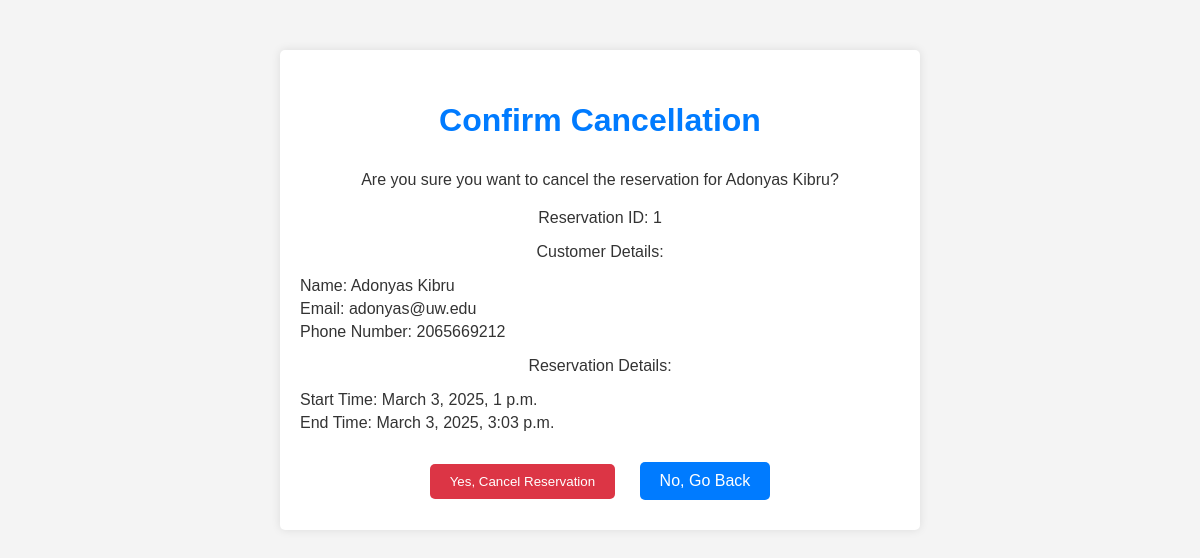
Screenshot of /cancel/1/ with the database file from the repository.
### reservation/models.py (models this page shows, shortened)
class Reservation(models.Model):
    customer = models.ForeignKey(Customer, on_delete=models.CASCADE)
    timeslot = models.ForeignKey(TimeSlot, on_delete=models.CASCADE)
    is_exclusive = models.BooleanField(default=False)
    service = models.ManyToManyField(Service)
    class Meta:
        unique_together = ('customer', 'timeslot')

class Customer(models.Model):
    first_name = models.CharField(max_length=40)
    last_name = models.CharField(max_length=40)
    email = models.EmailField(max_length=40)
    phone_number = models.CharField(max_length=10, null=True, blank=True)

class TimeSlot(models.Model):
    start_time = models.DateTimeField()
    end_time = models.DateTimeField()

### reservation/views.py (the view, shortened to what this page needs)
# urls.py: path('cancel/<int:reservation_id>/', views.cancel_reservation, name='cancel_reservation'),
def cancel_reservation(request, reservation_id):
    reservation = get_object_or_404(Reservation, id=reservation_id)
    return render(request, "cancel_confirm.html", {'reservation': reservation})

### reservation/templates/cancel_confirm.html (shortened to what this page needs)
{% load static %}
<!DOCTYPE html>
<html lang="en">
<head>
    <link rel="stylesheet" href="{% static 'submitted.css' %}">
</head>
<body>
    <div class="container">
        <h1>Confirm Cancellation</h1>
        <p>Are you sure you want to cancel the reservation for {{ reservation.customer.first_name }}
            {{ reservation.customer.last_name }}?</p>
        <div class="details">
            <p>Reservation ID: {{ reservation.id }}</p>
            <p>Customer Details:</p>
            <ul>
                <li>Name: {{ reservation.customer.first_name }} {{ reservation.customer.last_name }}</li>
                <li>Email: {{ reservation.customer.email }}</li>
                <li>Phone Number: {{ reservation.customer.phone_number }}</li>
            </ul>
            <p>Reservation Details:</p>
            <ul>
                <li>Start Time: {{ reservation.timeslot.start_time }}</li>
                <li>End Time: {{ reservation.timeslot.end_time }}</li>
            </ul>
        </div>
        <div class="actions">
            <form method="post" style="display: inline;">
                <button type="submit">Yes, Cancel Reservation</button>
            </form>
            <a href="{% url 'frontpage' %}">No, Go Back</a>
        </div>
    </div>
</body>
</html>

### reservation/static/submitted.css (style rules this page uses)
body { width: 100%; height: 100vh; margin: 0; background-image: url(https://blogs.rochester.edu/thegreendandelion/wp-content/uploads/2022/05/pool-scaled.jpg); color: black; font-family: Tahoma; font-size: 16px; }
h1, p { margin: 1em auto; text-align: center; }

### reservation/templates/cancel_confirm.html (style rules this page uses)
body { font-family: Arial, sans-serif; background-color: #f4f4f4; color: #333; margin: 0; padding: 0; }
.container { max-width: 600px; margin: 50px auto; padding: 20px; background-color: #fff; border-radius: 5px; box-shadow: 0 0 10px rgba(0, 0, 0, 0.1); }
h1 { color: #007bff; text-align: center; }
p { margin-bottom: 10px; }
ul { list-style: none; padding: 0; }
li { margin-bottom: 5px; }
.details { margin: 20px 0; }
.actions { text-align: center; }
.actions button, .actions a { display: inline-block; margin: 10px; padding: 10px 20px; border: none; border-radius: 5px; text-decoration: none; color: #fff; }
.actions button { background-color: #dc3545; }
.actions a { background-color: #007bff; }

### rows the page displays
Reservation: customer.first_name "Adonyas", customer.last_name "Kibru", id "1", customer.email "adonyas@uw.edu", customer.phone_number "2065669212", timeslot.start_time "March 3, 2025, 1 p.m.", timeslot.end_time "March 3, 2025, 3:03 p.m."
